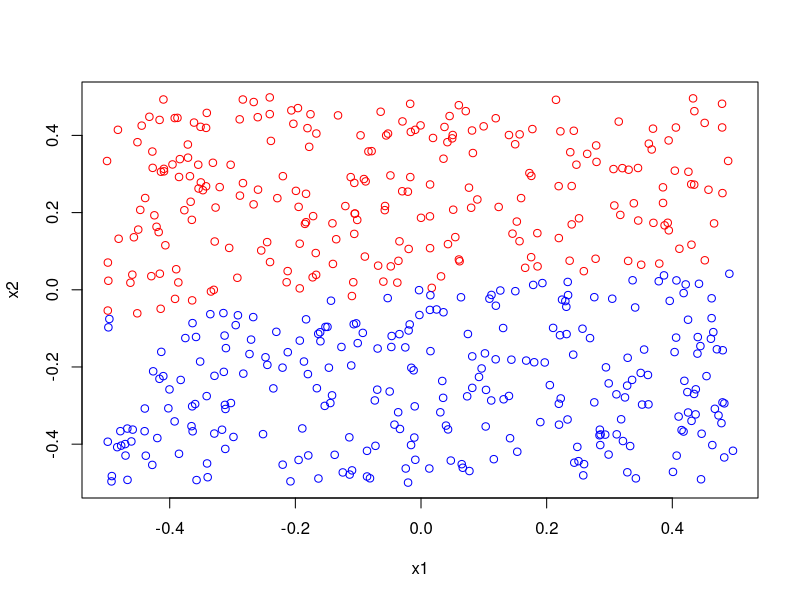
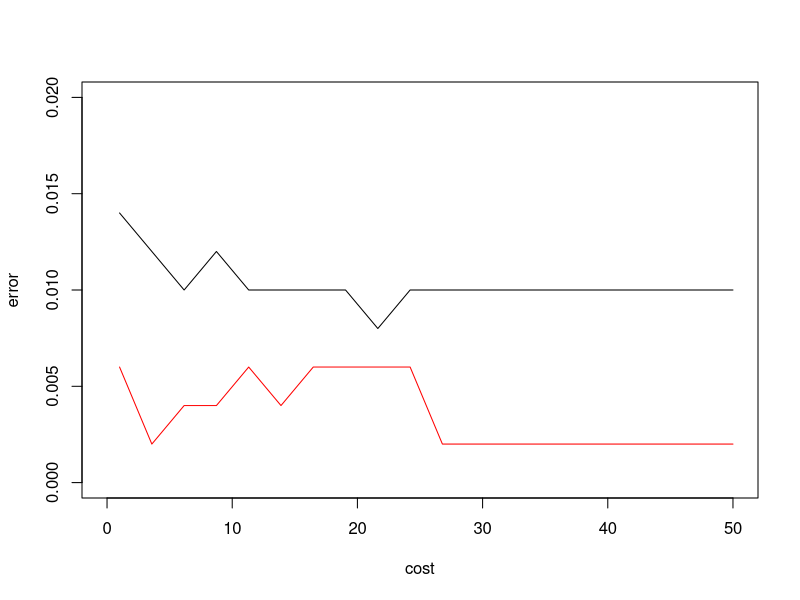

The R script that drew these images, in order:
# ex_6_2

# exercise on barely separable data

# a) generate a (barely separable) data-set with dim = 2
set.seed(42)
x1 = runif(500) - 0.5
x2 = runif(500) - 0.5
y = ifelse(-0.15 * x1 + x2 > 0, "red", "blue")
plot(x1, x2, col = y)

# b) Compute the cross-validation error rates for support vector classifiers with a
# range of cost values.

library(e1071)
costs=seq(1, 50, length.out = 20)
y = as.factor(y)
perf=c()

for(c in costs){
  # fit svm on data with different c's (=costs)
  svm.fit = svm(y~., data=data.frame(x1,x2,y), type='C', kernel='linear', cost=c)
  # use predict-function to predict generated data-set
  svm.pred = predict(svm.fit, data.frame(x1,x2))
  error = mean(svm.pred!=y)
  perf = rbind(perf, c(c,error))
}

print(sprintf('Linear SVM training error rate= %10.6f', min(perf)))

set.seed(42)
costs=data.frame(cost=costs)
# tuning function with cross validation
svm.tune = tune(svm, y~., data=data.frame(x1, x2, y), ranges=costs, tunecontrol=tune.control(cross=10))

print(sprintf('Linear SVM CV error rate= %10.6f', min(svm.tune$performances[,2])))

plot(svm.tune$performances[,c(1,2)], type='l', ylim=c(0,0.02), xlim=c(0,50))
lines(perf, col='red')


# c) generate a test data-set and predict the y values

set.seed(87)
x1 = runif(500) - 0.5
x2 = runif(500) - 0.5
y = ifelse(-0.15* x1 + x2 > 0, "red", "blue")

dat_test = data.frame(x1 = x1, x2 = x2, y = y)
y_hat = predict(svm.tune$best.model, newdata = dat_test)
print(sum(y_hat == y))

print(sprintf("Linear SVM test error rate= %10.6f", 1 -
                sum(y_hat == y)/length(y)))
